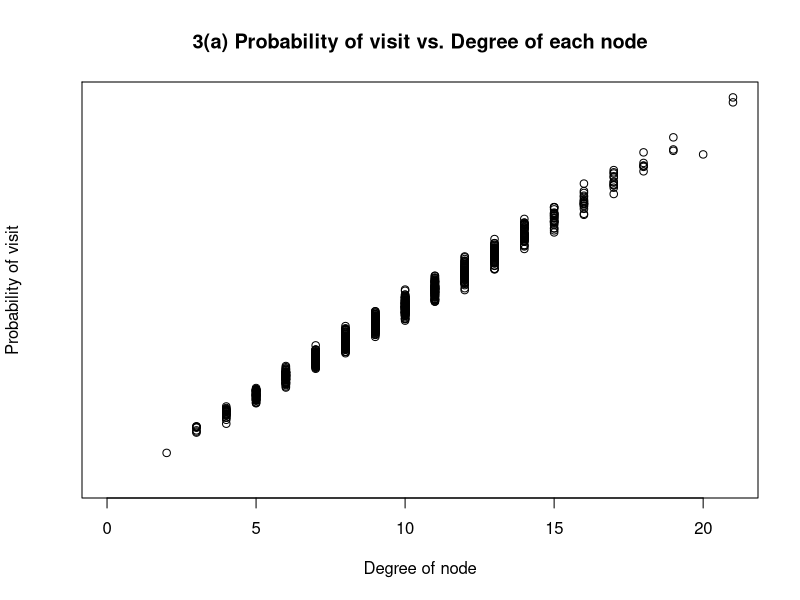
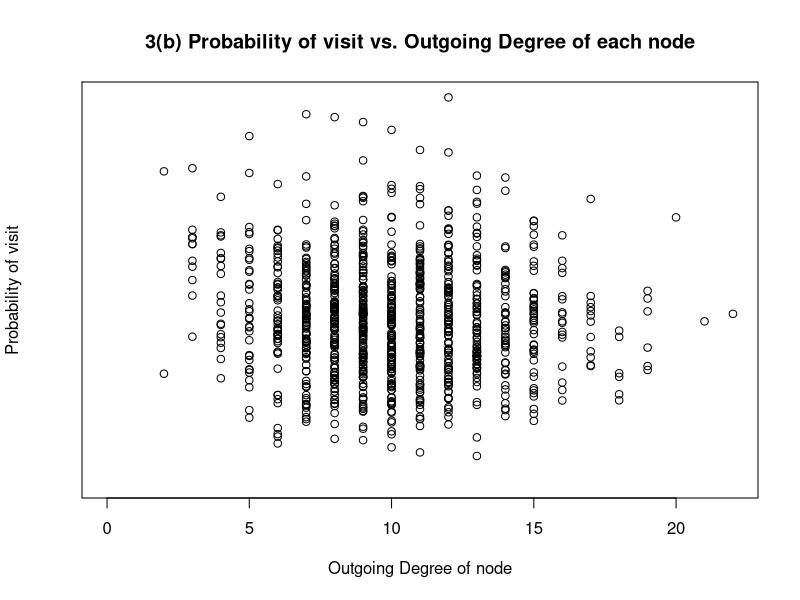
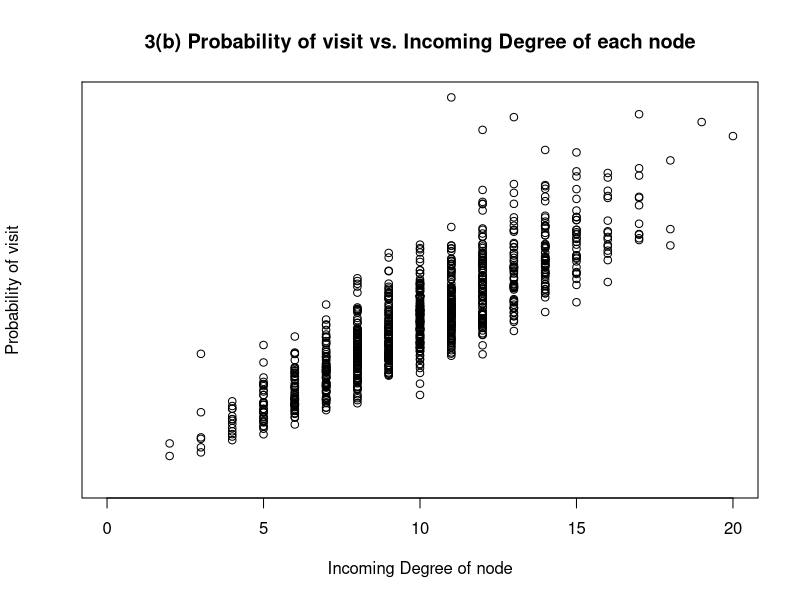
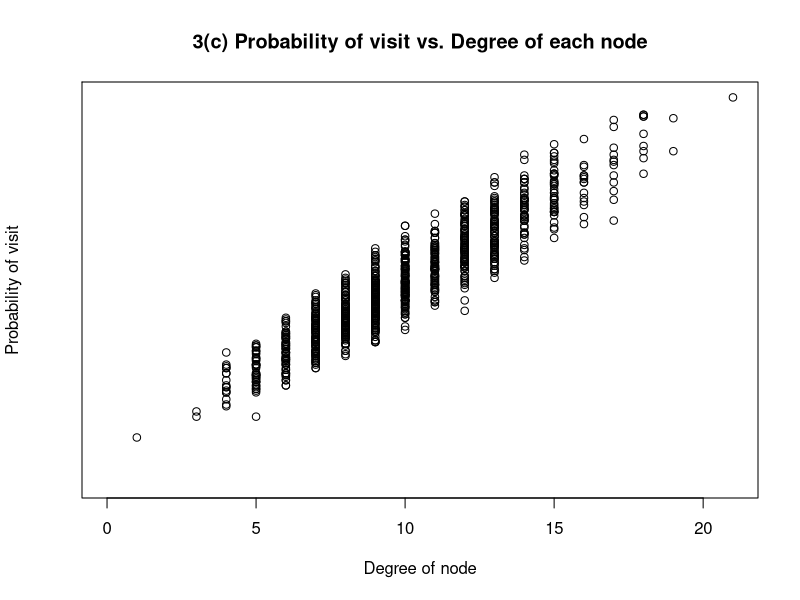

The R source for these figures, in order: (Note: this script raises an error after producing the figures.)
library(matrixStats)
library(igraph)

#problem 3 (a)
# Parameters
numNodes <- 1000
p <- 0.01
numSteps <- 1000000

# regenerate graph until it is connected
g_3a <- sample_gnp(numNodes, p, directed = FALSE)
while (!is.connected(g_3a))
{
  g_3a <- sample_gnp(numNodes, p, directed = FALSE)
  print("Not Connected, Regenerating")
}

# Single random walk, start node arbitrarily chosen to be 1
w <- random_walk(g_3a, start = 1, steps = numSteps)
# Extract table of node Instances
q <- table(w)
# Calculate probability of being at each node
pr <- q/numSteps
# Find degree of each node
deg_g_3a <- degree(g_3a)
# Plot against each other
plot(deg_g_3a,pr,xlim=range(0,max(deg_g_3a)),ylim=range(0,max(pr)), main="3(a) Probability of visit vs. Degree of each node", ylab="Probability of visit", xlab="Degree of node")
cor(deg_g_3a, pr)

#Problem 3 (b)
# Parameters
numNodes <- 1000
p <- 0.01
numSteps <- 1000000

# regenerate graph until it is connected
g_3b <- sample_gnp(numNodes, p, directed = TRUE)
while (!is.connected(g_3b))
{
  g_3b <- sample_gnp(numNodes, p, directed = TRUE)
  print("Not Connected, Regenerating")
}

# Single random walk, start node arbitrarily chosen to be 1
w <- random_walk(g_3b, start = 1, steps = numSteps)
# Extract table of node Instances
q <- table(w)
# Calculate probability of being at each node
pr <- q/numSteps
# Find degree of each node
deg_g_3b_out <- degree(g_3b,mode = "out")
deg_g_3b_in <- degree(g_3b,mode = "in")
deg_g_3b_total <- degree(g_3b)
# Plot against each other
plot(deg_g_3b_out,pr[1:length(deg_g_3b_out)],xlim=range(0,max(deg_g_3b_out)),ylim=range(0,max(pr)), main="3(b) Probability of visit vs. Outgoing Degree of each node", ylab="Probability of visit", xlab="Outgoing Degree of node")
cor(pr[1:length(deg_g_3b_out)],deg_g_3b_out)
plot(deg_g_3b_in,pr[1:length(deg_g_3b_in)],xlim=range(0,max(deg_g_3b_in)),ylim=range(0,max(pr)), main="3(b) Probability of visit vs. Incoming Degree of each node", ylab="Probability of visit", xlab="Incoming Degree of node")
cor(deg_g_3b_in,pr[1:length(deg_g_3b_in)])

#problem 3 (c)
# Random Walk and Teleport Params
currStep <- 0
minSteps <- 100000
damping_factor <- 85 # in %

# Graph params
numNodes <- 1000
p <- 0.01

# regenerate graph until it is connected
g_3c <- sample_gnp(numNodes, p, directed = FALSE)
while (!is.connected(g_3c))
{
  g_3c <- sample_gnp(numNodes, p, directed = FALSE)
  print("Not Connected, Regenerating")
}

# Initialize path. 
path = c()

# Run until you get enough steps in the path
while (currStep < minSteps)
{
  # Calculate length of segment before teleportation occurs
  numStepsSeg <- 1 # Number of steps before teleportation occurs
  
  # Calculate whether teleportation occurs
  smp <- sample(1:100,1)
  while(smp<=damping_factor)
  {
    # If no teleportation, continue incrementing numStepsSeg
    numStepsSeg <- numStepsSeg + 1
    smp <- sample(1:100,1)
  }
  # Single random walk segment, start node chosen randomly, run for numStepsSeg
  rw_seg <- random_walk(g_3c, start = sample(1:numNodes,1), steps = numStepsSeg)
  # Append segment to path
  path = c(path,rw_seg)
  
  # Increment number of steps
  currStep <- currStep + numStepsSeg
}

# Extract table of node Instances
q <- table(path)
# Calculate probability of being at each node
pr <- q/currStep
# Find degree of each node
deg_g_3c <- degree(g_3c)
# Plot against each other
plot(deg_g_3c,pr,xlim=range(0,max(deg_g_3c)),ylim=range(0,max(pr)), main="3(c) Probability of visit vs. Degree of each node", ylab="Probability of visit", xlab="Degree of node")
cor(deg_g_3c, pr)


#problem 4 (a)
# Random Walk and Teleport Params
currStep <- 0 
minSteps <- 200000
damping_factor <- 85 # in %

# Graph params
numNodes <- 1000
p <- 0.01

# regenerate graph until it is connected
g_4a <- sample_gnp(numNodes, p, directed = TRUE)
while (!is.connected(g_4a))
{
  g_4a <- sample_gnp(numNodes, p, directed = TRUE)
  print("Not Connected, Regenerating")
}

# Initialize path. 
path = c()

# Run until you get enough steps in the path
while (currStep < minSteps)
{
  # Calculate length of segment before teleportation occurs
  numStepsSeg <- 1 # Number of steps before teleportation occurs
  
  # Calculate whether teleportation occurs
  smp <- sample(1:100,1)
  while(smp<=damping_factor)
  {
    # If no teleportation, continue incrementing numStepsSeg
    numStepsSeg <- numStepsSeg + 1
    smp <- sample(1:100,1)
  }
  # Single random walk segment, start node chosen randomly, run for numStepsSeg
  rw_seg <- random_walk(g_4a, start = sample(1:numNodes,1), steps = numStepsSeg)
  # Append segment to path
  path = c(path,rw_seg)
  
  # Increment number of steps
  currStep <- currStep + numStepsSeg
  print(currStep/minSteps)
}

# Extract table of node Instances
q <- table(path)
# Calculate probability of being at each node
pr <- q/currStep
page_rank_val = pr

actual_pagerank <- page_rank(g_4a)$vector
cor(actual_pagerank, page_rank_val)


#problem 4 (b)
# Random Walk and Teleport Params
currStep <- 0
minSteps <- 1000000
damping_factor <- 85 # in %

# Graph params
numNodes <- 1000
p <- 0.01

# regenerate graph until it is connected
g_4b <- sample_gnp(numNodes, p, directed = TRUE)
while (!is.connecsuted(g_4b))
{
  g_4b <- sample_gnp(numNodes, p, directed = TRUE)
  print("Not Connected, Regenerating")
}

actual_pagerank <- page_rank(g_4b)$vector
# Initialize path. 
path = c()

# Run until you get enough steps in the path
while (currStep < minSteps)
{
  # Calculate length of segment before teleportation occurs
  numStepsSeg <- 1 # Number of steps before teleportation occurs
  
  # Calculate whether teleportation occurs
  smp <- sample(1:100,1)
  while(smp<=damping_factor)
  {
    # If no teleportation, continue incrementing numStepsSeg
    numStepsSeg <- numStepsSeg + 1
    smp <- sample(1:100,1)
  }
  
  
  #Choose according to distribution in actual_pagerank
  startNode <- sample(1:1000, 1, replace = TRUE, prob = actual_pagerank)
  
  # Single random walk segment, start node chosen by pagerank, run for numStepsSeg
  rw_seg <- random_walk(g_4b, start = startNode, steps = numStepsSeg)
  # Append segment to path
  path = c(path,rw_seg)
  
  # Increment number of steps
  currStep <- currStep + numStepsSeg
  print(currStep/minSteps)
}

# Extract table of node Instances
q <- table(path)
# Calculate probability of being at each node
pr <- q/currStep
page_rank_val = pr

#creating personalized page rank with builtin function
personalized_pagerank <- page_rank(g_4b, personalized=actual_pagerank)$vector

#plot against built-in function
plot (personalized_pagerank, page_rank_val, xlim=range(0,max(personalized_pagerank)),ylim=range(0,max(page_rank_val)), main = "4(b) Simulated personalized Page Rank vs. Actual personalized page rank", xlab = "Simulated personalized page rank", ylab = "Actual personalized page rank" )
cor(personalized_pagerank, page_rank_val)
